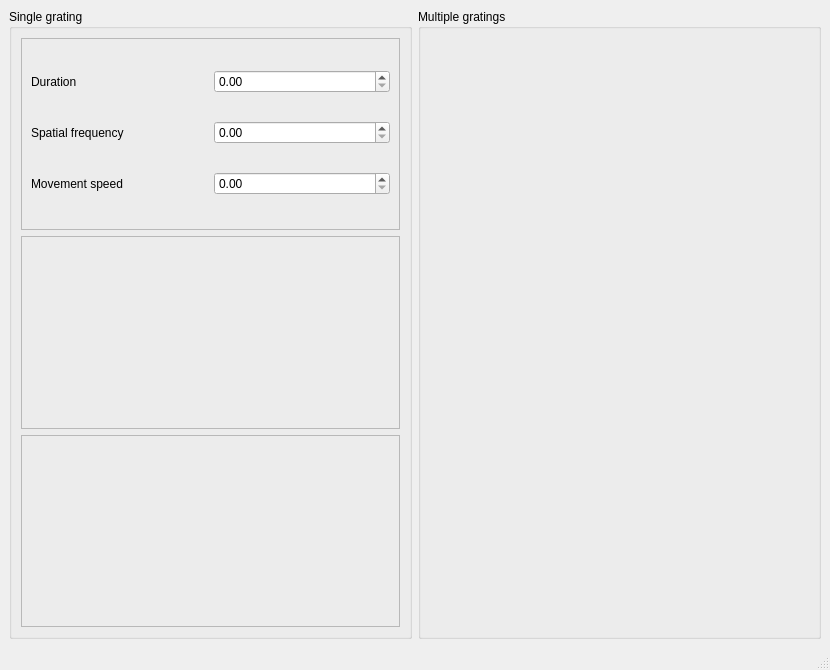
<?xml version="1.0" encoding="UTF-8"?>
<ui version="4.0">
 <class>MainWindow</class>
 <widget class="QMainWindow" name="MainWindow">
  <property name="geometry">
   <rect>
    <x>0</x>
    <y>0</y>
    <width>830</width>
    <height>670</height>
   </rect>
  </property>
  <property name="windowTitle">
   <string>MainWindow</string>
  </property>
  <widget class="QWidget" name="centralwidget">
   <layout class="QHBoxLayout" name="horizontalLayout">
    <item>
     <widget class="QGroupBox" name="groupBox">
      <property name="title">
       <string>Single grating</string>
      </property>
      <layout class="QVBoxLayout" name="verticalLayout">
       <item>
        <widget class="QFrame" name="frame">
         <property name="frameShape">
          <enum>QFrame::StyledPanel</enum>
         </property>
         <property name="frameShadow">
          <enum>QFrame::Raised</enum>
         </property>
         <layout class="QGridLayout" name="gridLayout">
          <item row="0" column="0">
           <widget class="QLabel" name="label">
            <property name="text">
             <string>Duration</string>
            </property>
           </widget>
          </item>
          <item row="0" column="1">
           <widget class="QDoubleSpinBox" name="doubleSpinBox"/>
          </item>
          <item row="1" column="0">
           <widget class="QLabel" name="label_2">
            <property name="text">
             <string>Spatial frequency</string>
            </property>
           </widget>
          </item>
          <item row="1" column="1">
           <widget class="QDoubleSpinBox" name="doubleSpinBox_2"/>
          </item>
          <item row="2" column="0">
           <widget class="QLabel" name="label_3">
            <property name="text">
             <string>Movement speed</string>
            </property>
           </widget>
          </item>
          <item row="2" column="1">
           <widget class="QDoubleSpinBox" name="doubleSpinBox_3"/>
          </item>
         </layout>
        </widget>
       </item>
       <item>
        <widget class="QFrame" name="frame_2">
         <property name="frameShape">
          <enum>QFrame::StyledPanel</enum>
         </property>
         <property name="frameShadow">
          <enum>QFrame::Raised</enum>
         </property>
        </widget>
       </item>
       <item>
        <widget class="QFrame" name="frame_3">
         <property name="frameShape">
          <enum>QFrame::StyledPanel</enum>
         </property>
         <property name="frameShadow">
          <enum>QFrame::Raised</enum>
         </property>
        </widget>
       </item>
      </layout>
      <zorder>doubleSpinBox</zorder>
      <zorder>label</zorder>
      <zorder>label_2</zorder>
      <zorder>label_3</zorder>
      <zorder>doubleSpinBox_2</zorder>
      <zorder>doubleSpinBox_3</zorder>
      <zorder>label</zorder>
      <zorder>doubleSpinBox</zorder>
      <zorder>frame</zorder>
      <zorder>label</zorder>
      <zorder>frame_2</zorder>
      <zorder>frame_3</zorder>
     </widget>
    </item>
    <item>
     <widget class="QGroupBox" name="groupBox_2">
      <property name="title">
       <string>Multiple gratings</string>
      </property>
      <zorder>groupBox</zorder>
     </widget>
    </item>
   </layout>
  </widget>
  <widget class="QMenuBar" name="menubar">
   <property name="geometry">
    <rect>
     <x>0</x>
     <y>0</y>
     <width>830</width>
     <height>22</height>
    </rect>
   </property>
  </widget>
  <widget class="QStatusBar" name="statusbar"/>
 </widget>
 <resources/>
 <connections/>
</ui>
